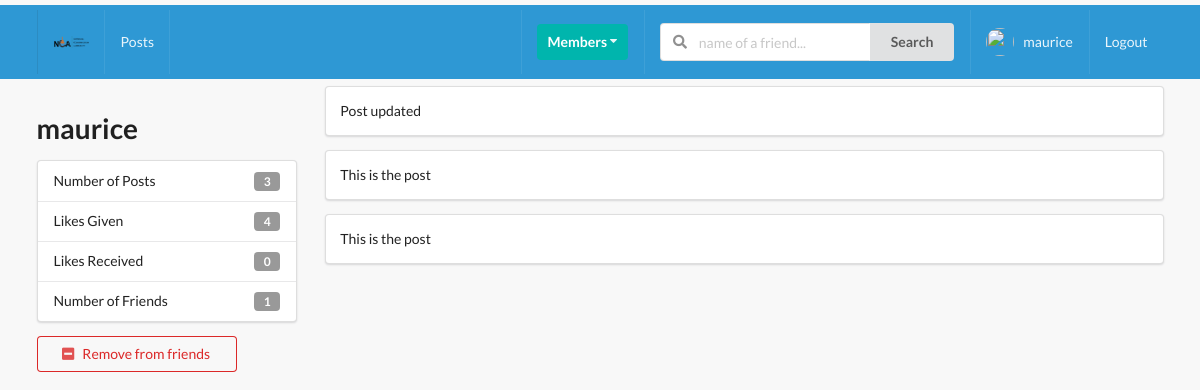
/profiles/angel-maurice-4889f780/ (signed in), run on the app's committed database.
### profiles/models.py (models this page shows, shortened)
class Profile(models.Model):
    first_name = models.CharField(max_length=200, blank=True)
    last_name = models.CharField(max_length=200, blank=True)
    user= models.OneToOneField(User, on_delete=models.CASCADE)
    bio = models.TextField(default="no bio...", max_length=300)
    email = models.EmailField(max_length=200, blank=True)
    country = models.CharField(max_length=200, blank=True)
    avatar = models.ImageField(default='avatar.png', upload_to='avatars/')
    friends = models.ManyToManyField(User, blank=True, related_name='friends')
    slug = models.SlugField(unique=True, blank=True)
    updated = models.DateTimeField(auto_now=True)
    created = models.DateTimeField(auto_now_add=True)
    objects = ProfileManager()
    def get_friends_no(self):
        return self.friends.all().count()
    def get_posts_no(self):
        return self.posts.all().count()
    def get_all_authors_posts(self):
        return self.posts.all()
    def get_likes_given_no(self):
        likes = self.like_set.all()
        total_liked = 0
        for item in likes:
            if item.value=='Like':
                total_liked += 1
        return total_liked
    def get_likes_recieved_no(self):
        posts = self.posts.all()
        total_liked = 0
        for item in posts:
            total_liked += item.liked.all().count()
        return total_liked
    __initial_first_name = None
    __initial_last_name = None
    def __init__(self, *args, **kwargs):
        super().__init__(*args, **kwargs)
        self.__initial_first_name = self.first_name
        self.__initial_last_name = self.last_name

### posts/models.py (models this page shows, shortened)
class Like(models.Model):
    user = models.ForeignKey(Profile, on_delete=models.CASCADE)
    post = models.ForeignKey(Post, on_delete=models.CASCADE)
    value = models.CharField(choices=(
    ('Like', 'Like'),
    ('Unlike', 'Unlike'),
), max_length=8)
    updated = models.DateTimeField(auto_now=True)
    created = models.DateTimeField(auto_now_add=True)

class Post(models.Model):
    content = models.TextField()
    image = models.ImageField(upload_to='posts',  validators=[FileExtensionValidator(['png', 'jpg', 'jpeg'])], blank=True )
    liked = models.ManyToManyField(Profile, blank=True, related_name='likes')
    updated = models.DateTimeField(auto_now=True)
    created = models.DateTimeField(auto_now_add=True)
    author = models.ForeignKey(Profile, on_delete=models.CASCADE, related_name='posts')
    class Meta:
        ordering = ('-created',)

### profiles/views.py (the view)
# urls.py: path('<slug>/', ProfileDetailView.as_view(), name='profile-detail-view'),
class ProfileDetailView(LoginRequiredMixin, DetailView):
    model = Profile
    template_name = 'profiles/detail.html'
    def get_object(self, slug=None):
        slug = self.kwargs.get('slug')
        profile = Profile.objects.get(slug=slug)
        return profile
    def get_context_data(self, **kwargs):
        context = super().get_context_data(**kwargs)
        user = User.objects.get(username__iexact=self.request.user)
        profile = Profile.objects.get(user=user)
        rel_r = Relationship.objects.filter(sender=profile)
        rel_s = Relationship.objects.filter(receiver=profile)
        rel_receiver = []
        rel_sender = []
        for item in rel_r:
            rel_receiver.append(item.receiver.user)
        for item in rel_s:
            rel_sender.append(item.sender.user)
        context["rel_receiver"] = rel_receiver
        context["rel_sender"] = rel_sender
        context['posts'] = self.get_object().get_all_authors_posts()
        context['len_posts'] = True if len(self.get_object().get_all_authors_posts()) > 0 else False
        return context

### profiles/context_processors.py (called while the page is built)
def profile_pic(request):
    if request.user.is_authenticated:
        profile_obj = Profile.objects.get(user=request.user)
        pic = profile_obj.avatar
        return{'picture': pic}
    return {}

def invitations_received_no(request):
    if request.user.is_authenticated:
        profile_obj = Profile.objects.get(user=request.user)
        qs_count = Relationship.objects.invatations_received(profile_obj).count()
        return{'invites_num': qs_count}
    return {}

### profiles/models.py (called while the page is built)
    def invatations_received(self, receiver):
        qs = Relationship.objects.filter(receiver=receiver, status='send')
        return qs

### profiles/templates/profiles/detail.html (shortened to what this page needs)
{% extends 'base.html' %}
{% block content %}
<div class="ui grid">
    <br>
    <div class="row">
        <div class="four wide column">
            <h1>{{object.user}}</h1>
            <div class="ui vertical fluid menu">
                <div class="item">
                    Number of Posts
                    <div class="ui label">{{object.get_posts_no}}</div>
                </div>
                <div class="item">
                    Likes Given
                    <div class="ui label">{{object.get_likes_given_no}}</div>
                </div>
                <div class="item">
                    Likes Received
                    <div class="ui label">{{object.get_likes_recieved_no}}</div>
                </div>
                <div class="item">
                    Number of Friends
                    <div class="ui label">{{object.get_friends_no}}</div>
                </div>
            </div>
            {% if request.user in object.friends.all %}
                <form action="{% url 'profiles:remove-friend' %}" method="POST">
                    <button type="submit" class="ui negative basic button mb-5 w-big"><i class="minus square icon"></i>Remove from friends</button>
                </form>
            {% endif %}
        </div>
        <div class="twelve wide column">
            {% if len_posts %}
                {% for post in posts %}
                    <div class="segment ui fluid">
                        {{post.content}}
                    </div>
                {% endfor %}
            {% else %}
            <h1>No posts of this user ...</h1>
            {% endif %}
        </div>
    </div>
</div>
{% endblock %}

### templates/main/navbar.html (shortened to what this page needs)
{% load static %}
{% url 'home-view' as path_to_home %}
{% url 'posts:main-post-view' as path_to_posts %}
{% url 'profiles:my-profile-view' as path_to_my_profile %}
<div class="nav mb-7 mt-5 ui inverted menu body">
    <div class="ui container ">
        {% if user.is_authenticated %}
            <a href="{{path_to_posts}}" class="navbar-brand {% if request.path == path_to_home %} active {% endif %}item"><img src="{% static 'logonca.png' %}"></a>
        {% else %}
            <a href="{% url 'account_login' %}" class="item"></a>
        {% endif %}
      {% if request.user.is_authenticated %}
      <a href="{{path_to_posts}}" class="{% if request.path == path_to_posts %} active {% endif %}item">
          Posts
      </a>
      {% endif %}
      <div class="right menu">
          {% if request.user.is_authenticated %}
          <div class="item">
              <div class="ui floating dropdown icon button teal"> Members
                  <i class="dropdown icon"></i>
               </div>
          </div>
               <div class="item">
                <form action="" method="GET">
                  <div class="ui action left icon input">
                  <input class="prompt" type="text" name='q' placeholder="name of a friend...">
                  <button type='submit' class="ui button">Search</button>
                  </div>
              </form>
              </div>
              <a href="{{path_to_my_profile}}" class="{% if request.path == path_to_my_profile %} active {% endif %} item">
                <img src="{{picture.url}}" alt="" class="ui avatar image" >&nbsp;
                {{request.user}}
              </a>
              <a href="{% url 'account_logout' %}" class="ui item">
                  Logout
              </a>
          {% else %}
          <a href="{% url 'account_login' %}" class="ui item">
                  Login
              </a>
          {% endif %}
      </div>
    </div>
  </div>

### static_project/style.css (style rules this page uses)
body { background-color: #f8f8f8 !important; }
.nav { border-radius: 0px !important; padding: 5px 0 5px 0; background-color: #2e98d4 !important; }
.mb-7 { margin-bottom: 7px !important; }
.mt-5 { margin-top: 5px !important; }
.mb-5 { margin-bottom: 5px !important; }
.w-big { width: 200px !important; }

### data on the page
Profile: user "maurice", get_posts_no "3", get_likes_given_no "4", get_likes_recieved_no "0", get_friends_no "1"
Post: content "Post updated"
Post: content "This is the post"
Post: content "This is the post"

### other printed values
{{ request.user }} "maurice"
